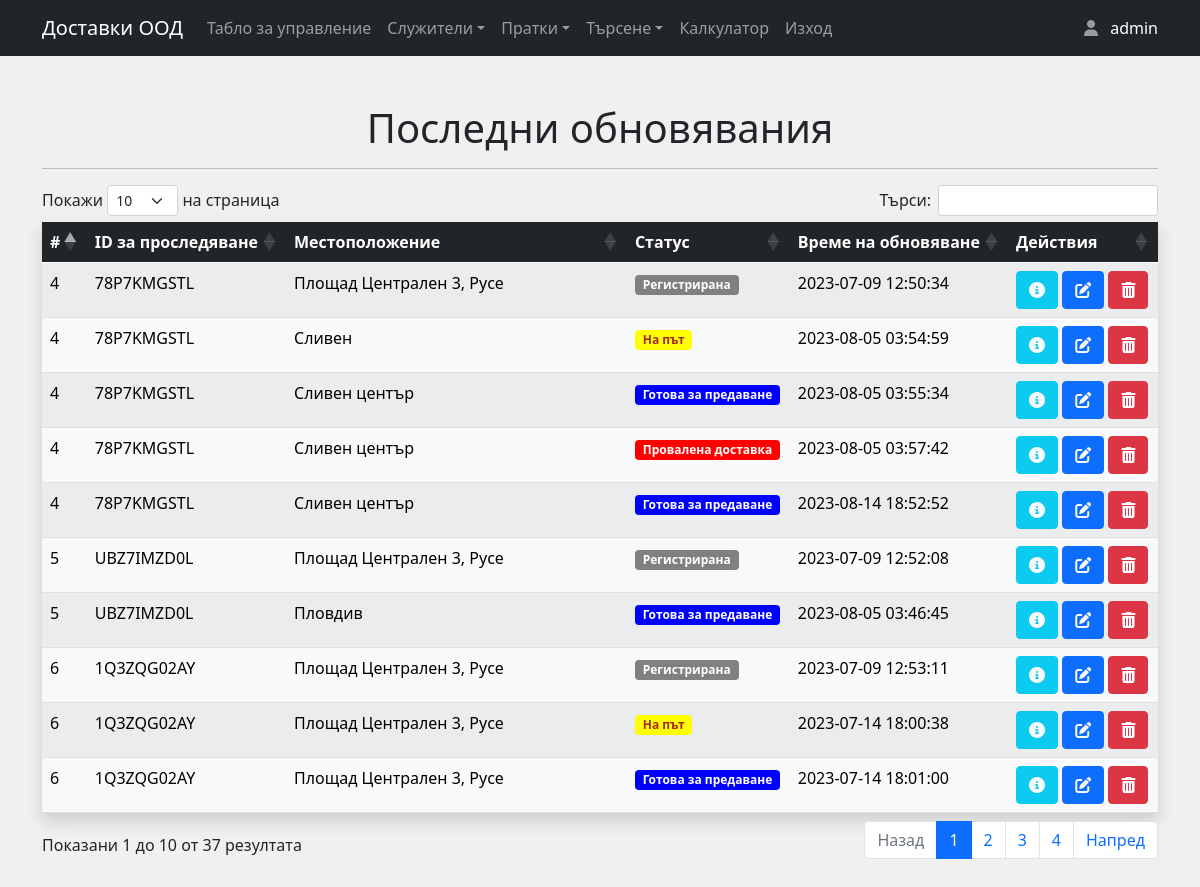
/last_updates.php (signed in), run on the app's committed database.
### tables this page shows
CREATE TABLE `shipment_history` (
  `shipment_id` int(11) NOT NULL,
  `tracking_id` varchar(255) NOT NULL,
  `location` varchar(255) NOT NULL,
  `status` varchar(100) NOT NULL,
  `update_time` datetime NOT NULL DEFAULT current_timestamp(),
  `history_table_id` int(11) NOT NULL
);

### last_updates.php (the view, shortened to what this page needs)
<?php
include_once 'header.php';
include_once 'includes/dbh.inc.php';
?>
<div class="container my-5">
<h1 class="text-center my-3">Последни обновявания</h1>
<hr>
  <table id="example" class="table shadow table-striped">
    <thead class="table-dark">
      <tr>
        <th scope="col">#</th>
        <th scope="col">ID за проследяване</th>
        <th scope="col">Местоположение</th>
        <th scope="col">Статус</th>
        <th scope="col">Време на обновяване</th>
        <th scope="col">Действия</th>
      </tr>
    </thead>
    <tbody class="table-light">
      <?php
$sql = "SELECT * FROM shipment_history ORDER BY update_time";
      $result = mysqli_query($conn, $sql);
      if ($result) {
        while ($row = mysqli_fetch_assoc($result)) {
          $shipment_id = $row['shipment_id'];
          $tracking_id = $row['tracking_id'];
          $location = $row['location'];
          $status = $row['status'];
          $update_time = $row['update_time'];
 list($badgeColor, $textColor) = getStatusBadgeColor($status);
          echo '<tr>
                  <td>' . $shipment_id . '</td>
                  <td>' . $tracking_id . '</td>
                  <td>' . $location . '</td>
                 <td><h5 class="badge" style="background-color:' . $badgeColor . '; color:' . $textColor . ';">' . $status . '</h5>
                  </td>
                  <td>' . $update_time . '</td>
                  <td>
                  <a href="info_shipment.php?infoid=' . $shipment_id . '" class="btn btn-info text-light" style="text-decoration: none"><i class="fa fa-info-circle"></i></a>
                  <a href="update_shipment.php?updateid=' . $shipment_id . '" class="btn btn-primary text-light" style="text-decoration: none"><i class="fas fa-edit"></i></a>
                  <button type="button" class="btn btn-danger delete-button" data-id="' . $shipment_id . '"><i class="fas fa-trash-alt"></i></button>
                </td>
                </tr>';
        }
      }
      ?>
    </tbody>
  </table>
</div>

### data on the page
shipment_history: shipment "4", tracking "78P7KMGSTL", location "Площад Централен 3, Русе", status "Регистрирана", update_time "2023-07-09 12:50:34"
shipment_history: shipment "5", tracking "UBZ7IMZD0L", location "Площад Централен 3, Русе", status "Регистрирана", update_time "2023-07-09 12:52:08"
shipment_history: shipment "6", tracking "1Q3ZQG02AY", location "Площад Централен 3, Русе", status "Регистрирана", update_time "2023-07-09 12:53:11"
shipment_history: shipment "6", tracking "1Q3ZQG02AY", location "Площад Централен 3, Русе", status "На път", update_time "2023-07-14 18:00:38"
shipment_history: shipment "6", tracking "1Q3ZQG02AY", location "Площад Централен 3, Русе", status "Готова за предаване", update_time "2023-07-14 18:01:00"
shipment_history: shipment "5", tracking "UBZ7IMZD0L", location "Пловдив", status "Готова за предаване", update_time "2023-08-05 03:46:45"
shipment_history: shipment "4", tracking "78P7KMGSTL", location "Сливен", status "На път", update_time "2023-08-05 03:54:59"
shipment_history: shipment "4", tracking "78P7KMGSTL", location "Сливен център", status "Готова за предаване", update_time "2023-08-05 03:55:34"
shipment_history: shipment "4", tracking "78P7KMGSTL", location "Сливен център", status "Провалена доставка", update_time "2023-08-05 03:57:42"
shipment_history: shipment "4", tracking "78P7KMGSTL", location "Сливен център", status "Готова за предаване", update_time "2023-08-14 18:52:52"

### other printed values
$_SESSION["useruid"] "admin"
